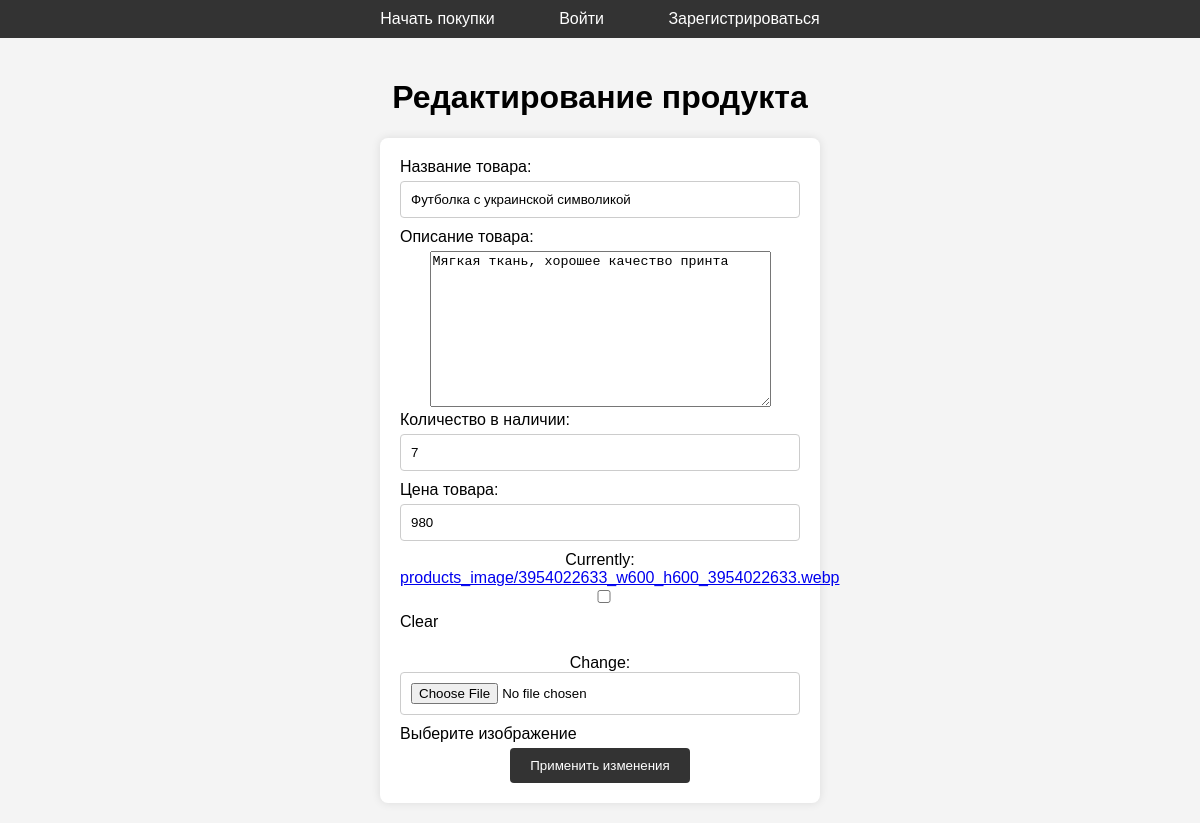
/products/change_product/1/, run on the app's committed database.
### products/models.py (models this page shows, shortened)
class Products(models.Model):
    name = models.CharField(max_length=256)
    description = models.TextField()
    price = models.IntegerField()
    image = models.ImageField(upload_to='products_image',null=True, blank=True)
    quantity = models.PositiveIntegerField(default=0)
    class Meta:
        verbose_name = 'Product'
        verbose_name_plural = 'Products'

### products/views.py (the view)
# urls.py: path('change_product/<int:product_id>/',change_product, name='change_product'),
def change_product(request, product_id):
    product = Products.objects.get(id=product_id)
    if request.method == 'POST':
        form = ChangeProductsForm(data=request.POST,  instance=product, files=request.FILES)
        if form.is_valid():
            form.save()
            return HttpResponseRedirect(reverse('main'))
    else:
        form = ChangeProductsForm(instance=product)
    context = { 'title': 'Изменение товара',
                'product': product,
                'form': form,
                }
    return render(request, 'products/change_product.html', context)

### products/forms.py
class ChangeProductsForm(forms.ModelForm):
    class Meta:
        model = Products
        fields = ('name', 'description','price', 'image', 'quantity')

### products/templates/products/change_product.html (shortened to what this page needs)
{%extends 'products/base.html'%}
{%load static%}
    {%block css%}
    <link href="{% static 'vendor\css\change_product.css' %}" rel="stylesheet">
    {%endblock%}
{%block content%}
<main>
    <h1>Редактирование продукта</h1>
    <form action="{%url 'products:change_product' product.id%}" method="post", enctype="multipart/form-data">
        <label for="productName">Название товара:</label>
        {{form.name}}
        <label for="productName">Описание товара:</label>
        {{form.description}}
        <label for="productQuantity">Количество в наличии:</label>
        {{form.quantity}}
        <label for="productPrice">Цена товара:</label>
        {{form.price}}
        <div class="custom-file">
            {{form.image}}
            <label class="custom-file-label" >Выберите изображение</label>
        </div>
        <button type="submit">Применить изменения</button>
    </form>
</main>
{%endblock%}

### data on the page
Products: name "Футболка с украинской символикой", description "Мягкая ткань, хорошее качество принта", quantity "7", price "980"
